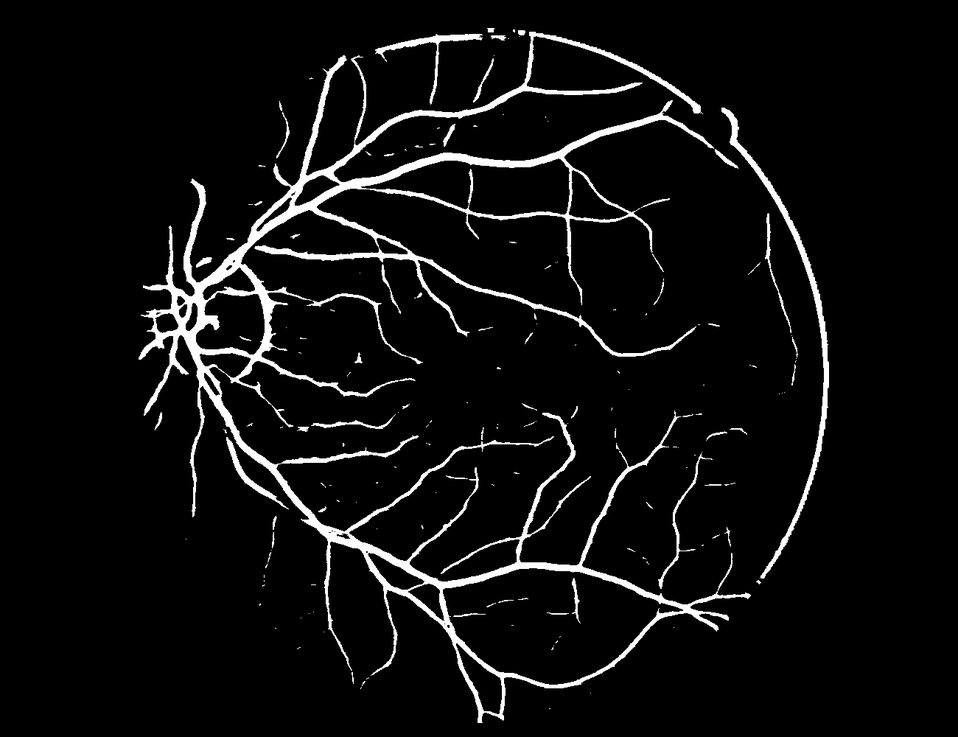
#> input picture TEST-image-363.png, 958 x 737 px, shrunk from 1300 x 1000 before the run
$ jupyter execute DiskLocating.ipynb   (shell and % lines are left out)
#> lines starting #> are read from the running program, lines starting #| are printed output that depends on the picture; after the words box and inside, x2 and y2 are one past the last pixel; in counts of white or black regions, pixels touching at a corner belong together
[cell 1]
import cv2
import numpy as np
#https://stackoverflow.com/questions/53481596/python-image-finding-largest-branch-from-image-skeleton

filename = 'TEST-image-363.png'
img = cv2.imread(filename)
#> img is the input picture: shape (737, 958, 3); min 0, max 255, mean 14.3
gray = cv2.cvtColor(img,cv2.COLOR_BGR2GRAY)

gray = np.float32(gray)
dst = cv2.cornerHarris(gray,3,21,0.04)
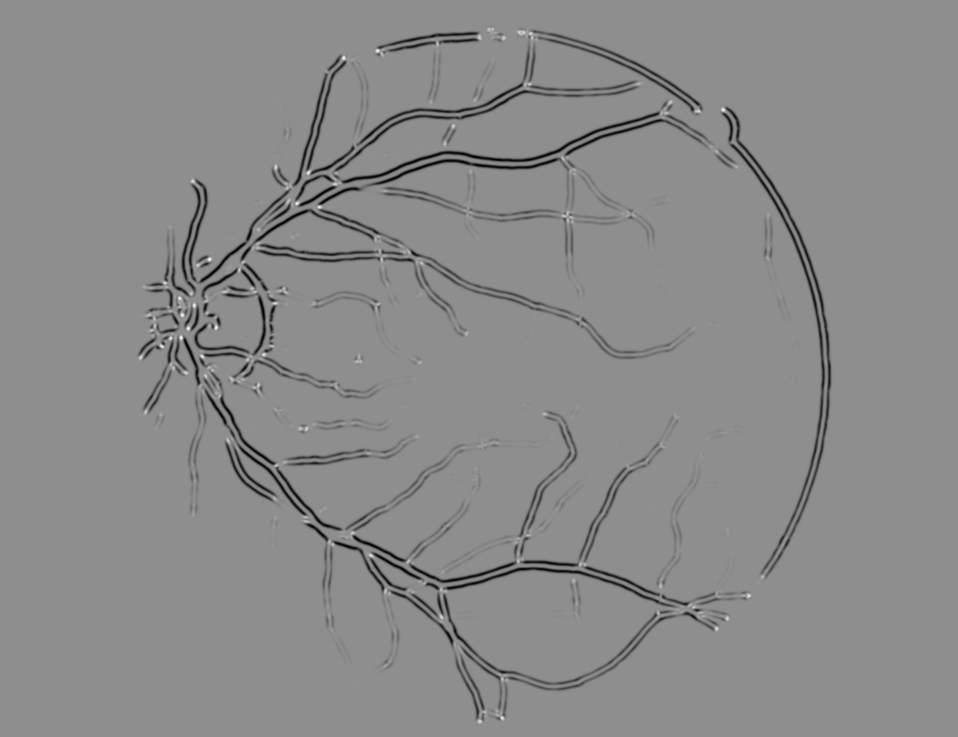
#> dst: shape (737, 958) float32; min -9.64e+27, max 7.62e+27, mean -2.69e+26; drawn with min black and max white

#result is dilated for marking the corners, not important
dst = cv2.dilate(dst,None)
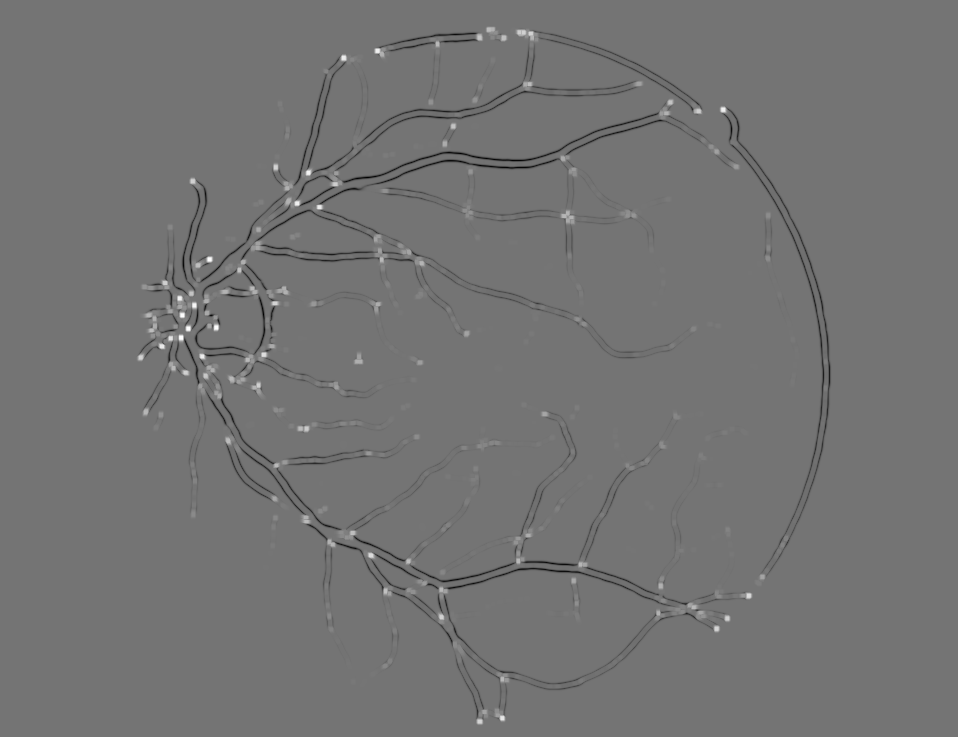
#> dst: shape (737, 958) float32; min -6.41e+27, max 7.62e+27, mean -4.48e+25; drawn with min black and max white

# Threshold for an optimal value, it may vary depending on the image.
img[dst>.5*dst.max()]=[0,0,255]
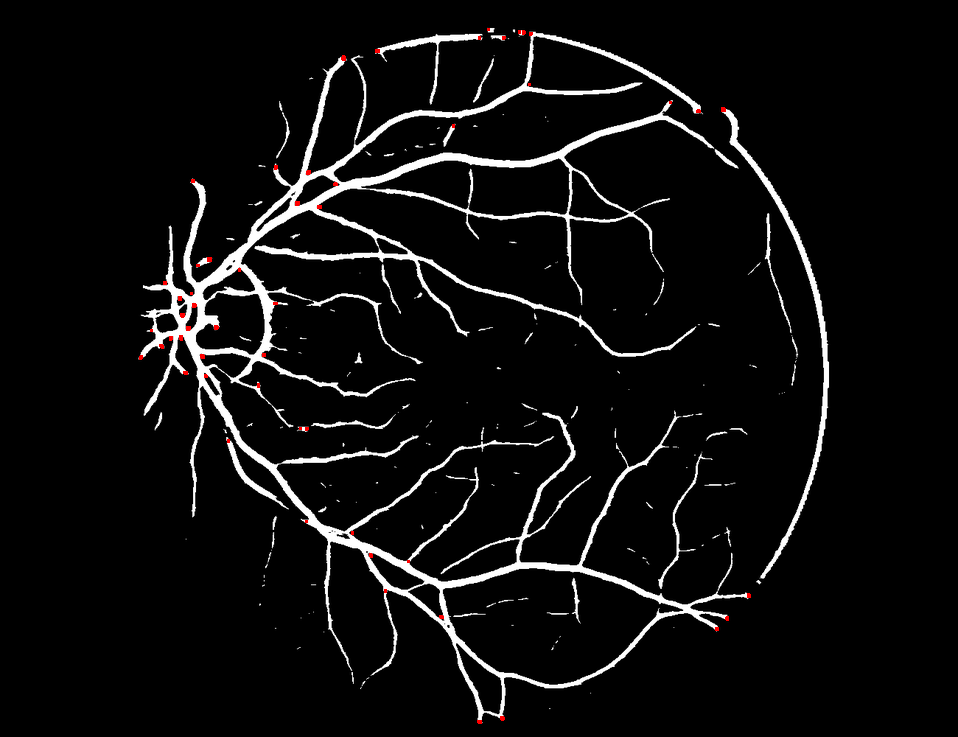
#> img: shape (737, 958, 3); 0.13% of pixels changed, all inside (x1, y1, x2, y2) = (139, 28, 751, 724)

cv2.imshow('dst',img)
if cv2.waitKey(0) & 0xff == 27:
#> (key Esc is pressed here)
    cv2.destroyAllWindows()

[cell 2]
import numpy as np
import cv2
img = cv2.imread('TEST-image-363.png')
imgray = cv2.cvtColor(img, cv2.COLOR_BGR2GRAY)
ret, thresh = cv2.threshold(imgray, 127, 255, 0)
#> thresh: shape (737, 958); 5.6% white; 151 white regions (109 under 20 px)
contours, hierarchy = cv2.findContours(thresh, cv2.RETR_TREE, cv2.CHAIN_APPROX_SIMPLE)
#> contours = 175 contours, 132 with area under 20; largest, box (x1, y1, x2, y2) and area: (138, 32, 751, 723) 54888, (442, 567, 684, 686) 17913, (195, 292, 266, 355) 3228, (721, 108, 829, 579) 2303, (568, 169, 629, 221) 1456
cnt = contours[4]
#> cnt = contour of 9 points, box (x1, y1, x2, y2) (351, 672, 354, 684), area 7
cv2.drawContours(img, [cnt], 0, (0,255,0), 3)
#> img: shape (737, 958, 3); 0.01% of pixels changed, all inside (x1, y1, x2, y2) = (349, 670, 356, 686)
cv2.imshow("window title", img)
cv2.waitKey()

[cell 3]
import numpy as np
import cv2
im = cv2.imread('TEST-image-363.png')
imgray = cv2.cvtColor(im,cv2.COLOR_BGR2GRAY)
ret,thresh = cv2.threshold(imgray,127,255,0)
contours, hierarchy = cv2.findContours(thresh,cv2.RETR_TREE,cv2.CHAIN_APPROX_SIMPLE)
cnt = contours[4]
cv2.drawContours(imgray, [cnt], 0, (0,255,0), 3)
#> imgray: shape (737, 958); min 0, max 255, mean 14.3
cv2.imshow("window title", imgray)
cv2.waitKey()

[cell 4]
#Contours
import cv2
import numpy as np
from matplotlib import pyplot as plt
img = cv2.imread('TEST-image-363.png',0)
edges = cv2.Canny(img,100,200)
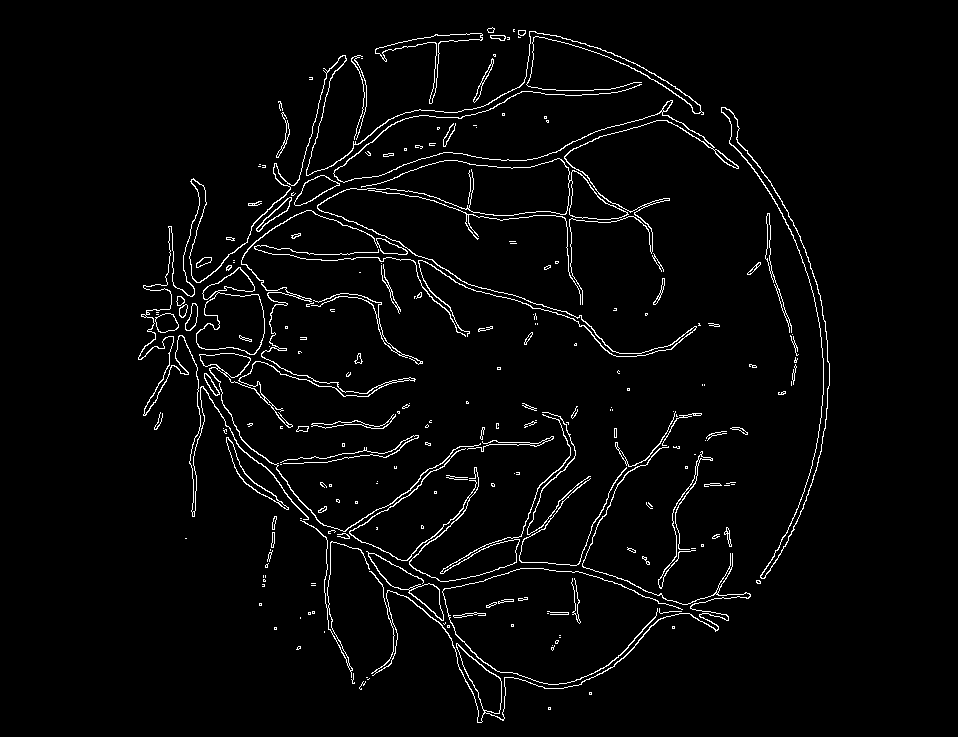
#> edges: shape (737, 958); 3% white in thin lines or dots, all inside (x1, y1, x2, y2) = (138, 27, 830, 723)


import matplotlib.pyplot as plt
fig=plt.figure(figsize=(24,16),dpi=100)

# ax1=fig.add_subplot(1,2,1)
# ax1.imshow(img,cmap='gray')
# ax1.set_title('Original')#, ax1.xticks([]), ax1.yticks([])

ax2=fig.add_subplot(1,2,2)
ax2.imshow(edges,cmap='gray')
ax2.set_title('Edges')#, ax2.xticks([]), ax2.yticks([])

plt.show(block=False)
max


# [6 lines of commented-out code are left out]

[cell 5]
from skimage.morphology import skeletonize
from skimage import data
import matplotlib.pyplot as plt
from skimage.util import invert
import cv2
#https://scikit-image.org/docs/dev/auto_examples/edges/plot_skeleton.html
# perform skeletonization
img = cv2.imread('TEST-image-363.png',0)
img[img == 255] = 1
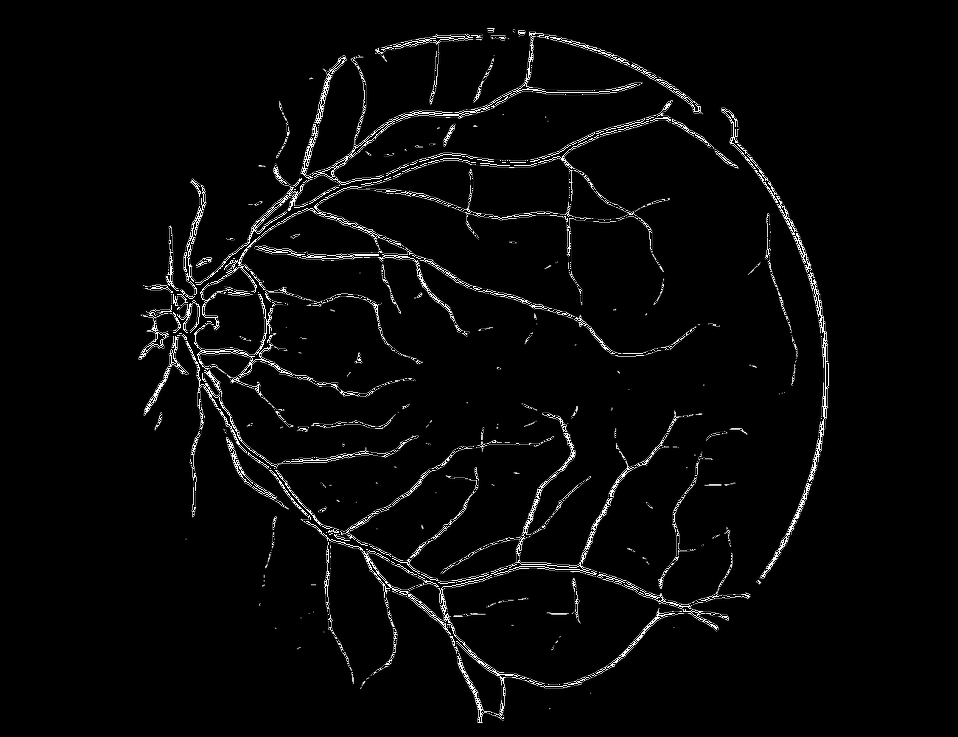
#> img: shape (737, 958); min 0, max 254, mean 7.8
skeleton = skeletonize(img)
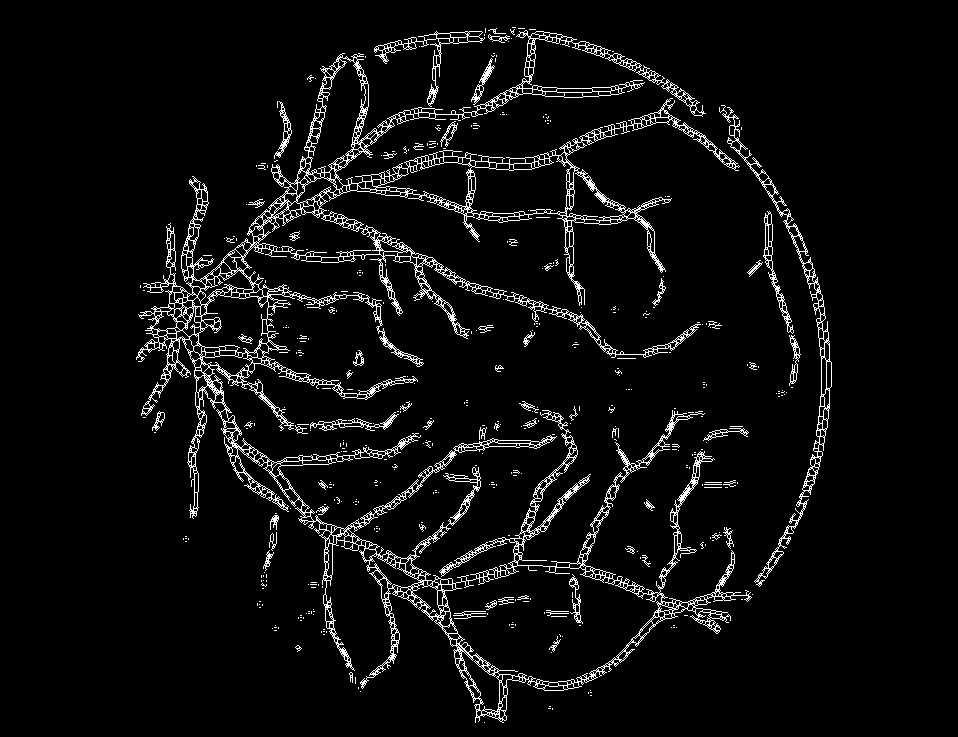
#> skeleton: shape (737, 958) bool; 5.3% white in thin lines or dots, all inside (x1, y1, x2, y2) = (136, 27, 832, 723)

# display results
fig, axes = plt.subplots(nrows=1, ncols=2, figsize=(8, 4),
                         sharex=True, sharey=True)

ax = axes.ravel()

ax[0].imshow(img, cmap=plt.cm.gray)
ax[0].axis('off')
ax[0].set_title('original', fontsize=20)

ax[1].imshow(skeleton, cmap=plt.cm.gray)
ax[1].axis('off')
ax[1].set_title('skeleton', fontsize=20)

fig.tight_layout()
plt.show()

$ run again, with TEST-image-380.png copied over TEST-image-363.png
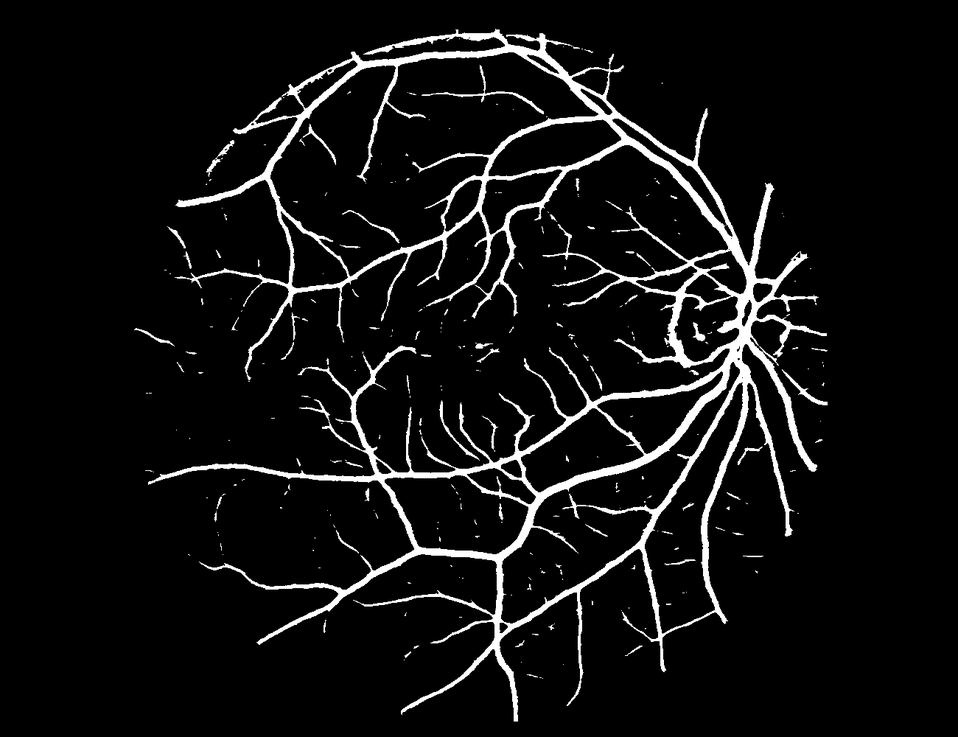
#> input picture TEST-image-380.png, 958 x 737 px, shrunk from 1300 x 1000 before the run
#> img is the input picture: shape (737, 958, 3); min 0, max 255, mean 16.7
#> `img[dst>.5*dst.max()]=[0,0,255]`:
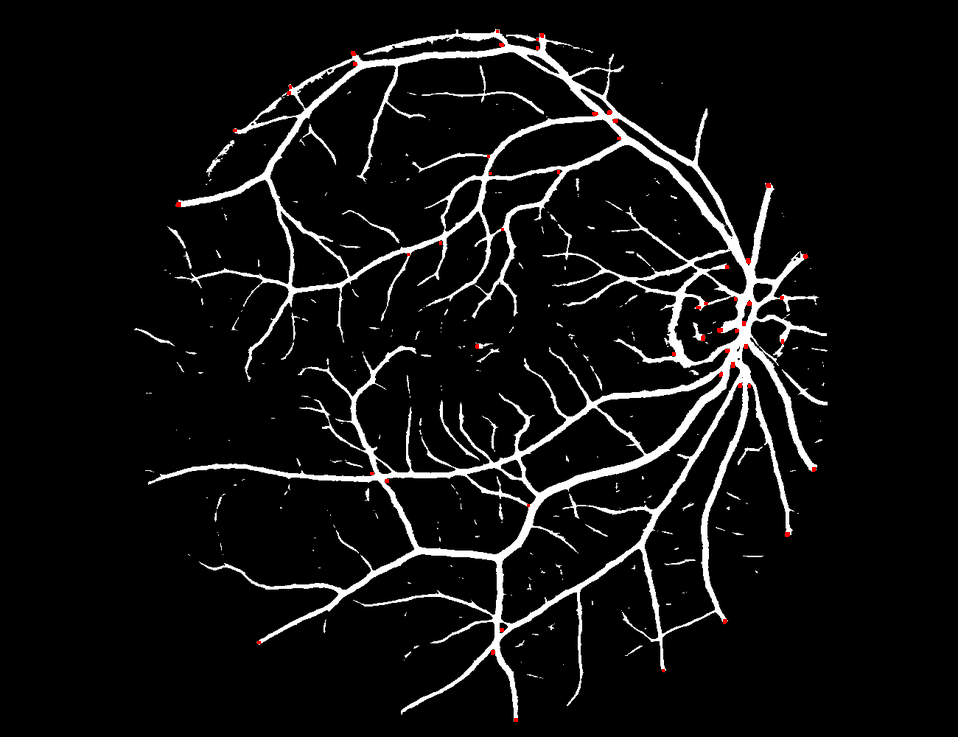
#> img: shape (737, 958, 3); 0.13% of pixels changed, all inside (x1, y1, x2, y2) = (176, 30, 816, 722)
#> thresh: shape (737, 958); 6.5% white; 243 white regions (199 under 20 px)
#> contours = 284 contours, 236 with area under 20; largest, box (x1, y1, x2, y2) and area: (148, 29, 827, 722) 135174, (269, 51, 599, 277) 37600, (500, 361, 741, 625) 15826, (644, 382, 744, 635) 9167, (384, 474, 529, 555) 7820
#> cnt = contour of 21 points, box (x1, y1, x2, y2) (625, 646, 642, 656), area 10
#> imgray: shape (737, 958); min 0, max 255, mean 16.7
#> edges: shape (737, 958); 3.7% white in thin lines or dots, all inside (x1, y1, x2, y2) = (134, 29, 828, 722)
#> `skeleton = skeletonize(img)`:
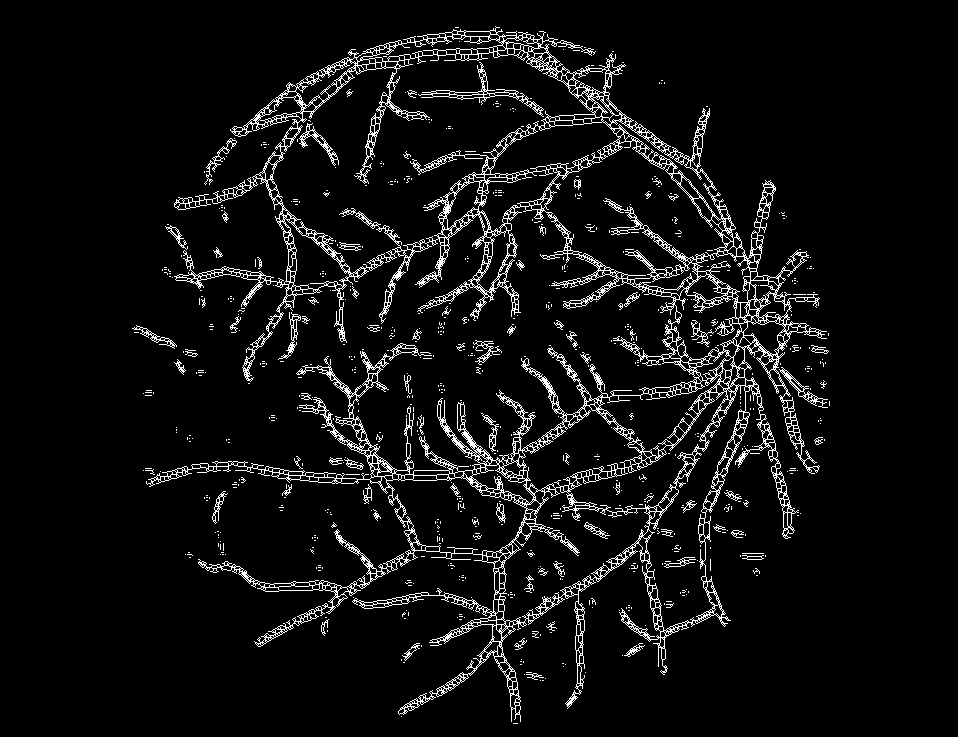
#> skeleton: shape (737, 958) bool; 6.3% white in thin lines or dots, all inside (x1, y1, x2, y2) = (132, 26, 830, 724)
